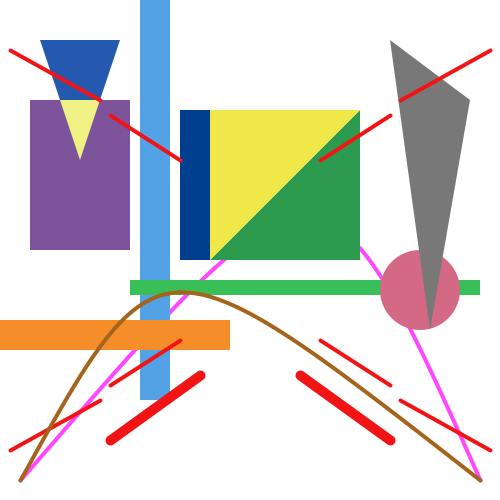
Frame 1 (no input)
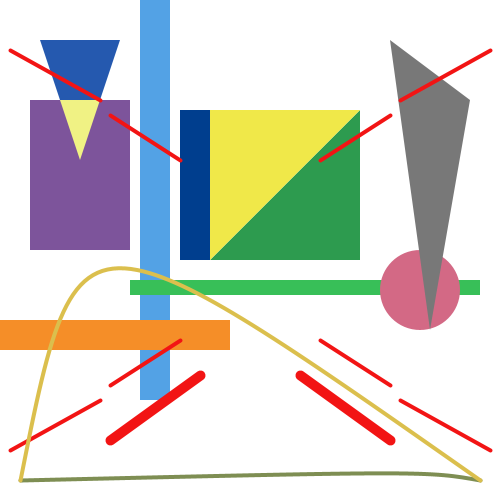
Frame 60 (the mouse pressed at the canvas centre just before this capture)
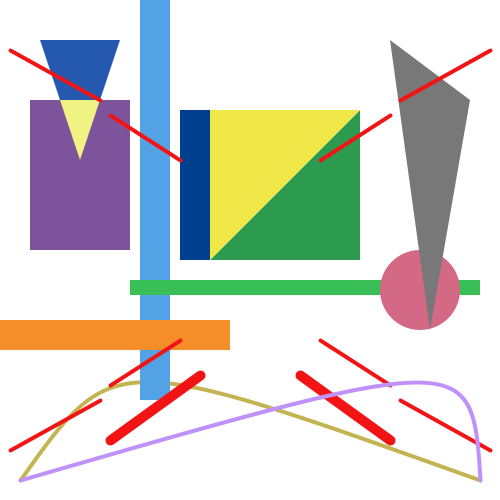
Frame 120 (the mouse held since frame 60 and released just before this capture)

The Processing sketch that drew these frames (run headless with seeded random() and noise(); from frame 60 on, the mouse is pressed at the canvas centre):

// Processing sketch: processing_143509
// ── processing_143509.pde

void setup(){
  size(500,500);
  //noLoop();
}
void draw(){
  background(255);
  float x = random(500);
  float y= random(500);
  float a = random(300);
  float b = random(300);
  float c = random(300);
  noFill();
  stroke(a,b,c);
  strokeWeight(4);
  bezier(20,480,x,y,x,y,480,480);
  noStroke();
  fill(83,162,229);
  rect(140,0,30,400);
  fill(245,142,40);
  rect(0,320,230,30);
  fill(56,191,88);
  rect(130,280,350,15);
  fill(0,62,142);
  rect(180,110,30,150);
  fill(45,155,79);
  triangle(210,260,360,260,360,110);
  fill(240,232,73);
  triangle(210,260,360,110,210,110);
  fill(125,84,155);
  rect(30,100,100,150);
  fill(37,89,175);
  quad(40,40,60,100,100,100,120,40);
  fill(240,242,132);
  triangle(60,100,100,100,80,160);
  fill(211,105,133);
  ellipse(420,290,80,80);
  fill(120);
  triangle(430,330,390,40,470,100);
  stroke(242,20,20);
  strokeWeight(4);
  line(10,450,100,400);
  line(10,50,100,100);
  line(110,385,180,340);
  line(110,115,180,160);
  line(490,450,400,400);
  line(490,50,400,100);
  line(390,385,320,340);
  line(390,115,320,160);
  strokeWeight(10);
  line(110,440,200,375);
  line(390,440,300,375);
  float s = random(500);
  float t= random(500);
  float d = random(300);
  float e = random(300);
  float f = random(300);
  noFill();
  stroke(d,e,f);
  strokeWeight(4);
  bezier(20,480,s,t,s,t,480,480);
}
